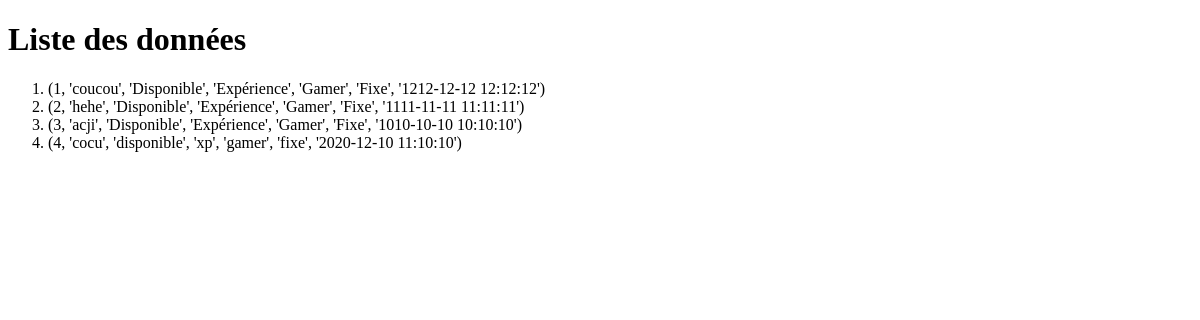
/show_all, run on an earlier commit of the app's database.
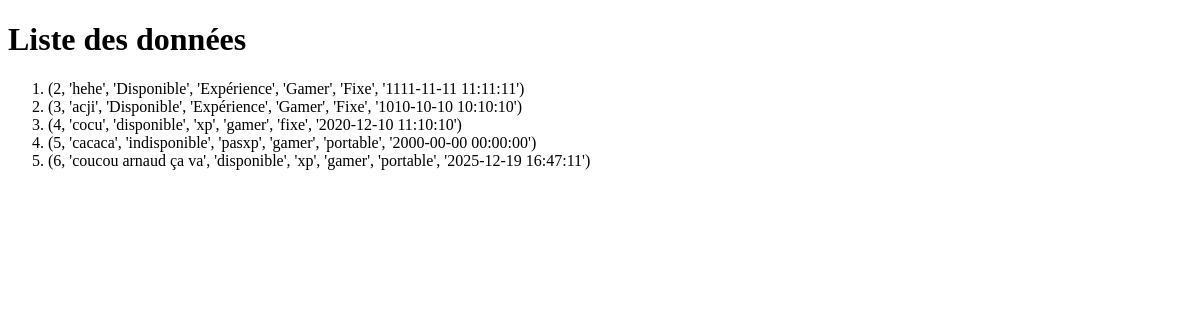
And on a later commit of the database.
### tables this page shows
CREATE TABLE pc (
        id INTEGER PRIMARY KEY,
        name TEXT,
        état INTEGER,
        type_experience INTEGER,
        type_pc INTEGER,
        portabilité INTEGER,
        date TEXT
    );

### Front_end.py (the view)
@app.route("/show_all")
def Show_all(): #Littéralement la même, sauf..
    cursor = mod_db() #Je dois juste accéder à la DB
    cursor.execute("SELECT * FROM pc")
    rows = cursor.fetchall()
    return render_template("doc.html", info_table=rows)

### Front_end.py (called while the page is built)
def mod_db():
    db = sqlite3.connect("Alpha_version/Base_de_donnée.db") #Car Flask est continu, alors que mon prog originel ne s'active qu'une fois.
    cursor = db.cursor()
    return cursor

### templates/doc.html (shortened to what this page needs)
<!doctype html>
<html>
    <head>
    </head>
    <body>
        <h1>Liste des données </h1>
        <ol>
            {%for rows in info_table%}
                <li>{{rows}} </li>
            {%endfor%}
        </ol>
    </body>
</html>

What changed in the data, as far as the page shows it:
removed pc: rows "(1, 'coucou', 'Disponible', 'Expérience', 'Gamer', 'Fixe', '1212-12-12 12:12:12')"
added pc: rows "(5, 'cacaca', 'indisponible', 'pasxp', 'gamer', 'portable', '2000-00-00 00:00:00')"
added pc: rows "(6, 'coucou arnaud ça va', 'disponible', 'xp', 'gamer', 'portable', '2025-12-19 16:47:11')"
